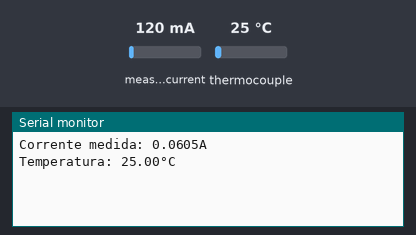
Bench run of a sketch on a simulated Arduino Uno, built with avr-gcc and run on an emulated ATmega328P. Parts: the last lines printed to the serial monitor. The inputs (shaded band) are chosen by the test bench; at power-on: measured current 120 mA, thermocouple 25 °C.

Above: at 1.7 s.
1.8 s: measured current set to 40 mA
At 2.15 s:
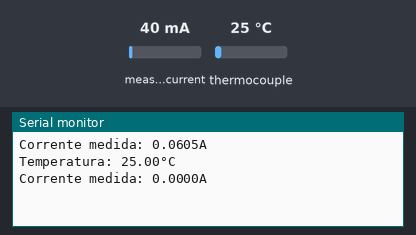
3.4 s: thermocouple set to 6 °C
At 4.1 s:
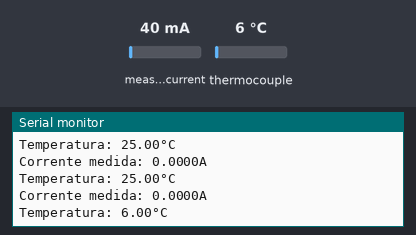
5.0 s: measured current set to 500 mA
At 6.4 s:
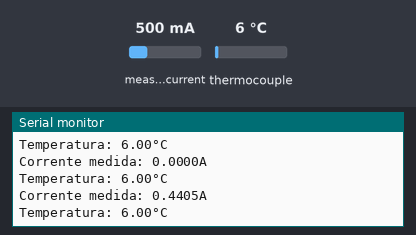
6.6 s: thermocouple set to 75 °C
At 7.6 s:
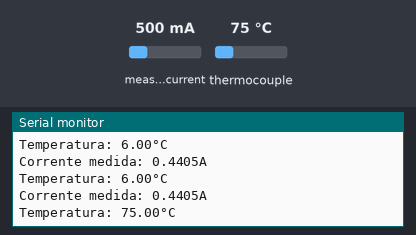
Timing chart, 0 to 9.2 s (numbered marks = the images above; inputs shaded):
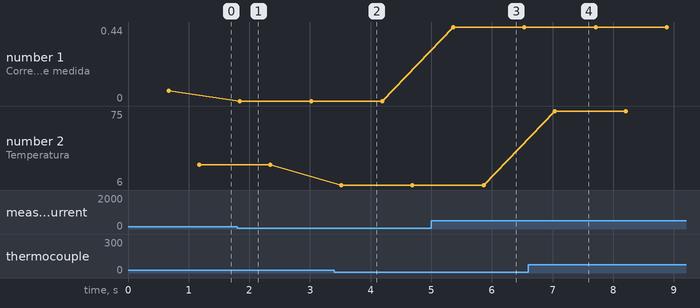

The sketch:

Sensores_V0.ino
```cpp
/*******************************************************************************
* Título: Sensores
* Versão: 0
* Data: 08/04/2024
* Descrição: Código que faz o arduino ler dois sensores ao mesmo tempo
*  - Sensor de corrente ACS712 - 5A
*  - Sensor de temperatura MAX6675
*******************************************************************************/
#include "EmonLib.h"
#include "max6675.h"

//Variáveis Sensor Corrente

#define CURRENT_CAL 18.40                       //VALOR DE CALIBRAÇÃO (DEVE SER AJUSTADO EM PARALELO COM UM MULTÍMETRO MEDINDO A CORRENTE DA CARGA)
const int pinoSensor = A2;                      //PINO ANALÓGICO EM QUE O SENSOR ESTÁ CONECTADO
float ruido = 0.0595;                           //RUÍDO PRODUZIDO NA SAÍDA DO SENSOR (DEVE SER AJUSTADO COM A CARGA DESLIGADA APÓS CARREGAMENTO DO CÓDIGO NO ARDUINO)

EnergyMonitor emon1;                            //CRIA UMA INSTÂNCIA

//Variáveis Sensor de Termopar

int ktcSO = 8;                                  //PINO DIGITAL (SO)
int ktcCS = 9;                                  //PINO DIGITAL (CS)
int ktcCLK = 10;                                //PINO DIGITAL (CLK / SCK)

MAX6675 ktc(ktcCLK, ktcCS, ktcSO);              //CRIA UMA INSTÂNCIA UTILIZANDO OS PINOS (CLK, CS, SO)

void setup(){
  Serial.begin(9600);                           //INICIALIZA A SERIAL
  emon1.current(pinoSensor, CURRENT_CAL);       //PASSA PARA A FUNÇÃO OS PARÂMETROS (PINO ANALÓGIO / VALOR DE CALIBRAÇÃO)
  delay(500);                                   //INTERVALO DE 500 MILISSEGUNDOS
}
void loop(){
  emon1.calcVI(17,100);                         //FUNÇÃO DE CÁLCULO (17 SEMICICLOS / TEMPO LIMITE PARA FAZER A MEDIÇÃO)
  double currentDraw = emon1.Irms;              //VARIÁVEL RECEBE O VALOR DE CORRENTE RMS OBTIDO
  currentDraw = currentDraw-ruido;              //VARIÁVEL RECEBE O VALOR RESULTANTE DA CORRENTE RMS MENOS O RUÍDO

  if(currentDraw < 0){                          //SE O VALOR DA VARIÁVEL FOR MENOR QUE 0, FAZ
      currentDraw = 0;                          //VARIÁVEL RECEBE 0
  }
    Serial.println("");
    Serial.print("Corrente medida: ");
    Serial.print(currentDraw,4);                //IMPRIME NA SERIAL O VALOR DE CORRENTE MEDIDA COM 4 CASAS DECIMAIS
    Serial.println("A");
    delay(500);
    Serial.print("Temperatura: ");
    Serial.print(ktc.readCelsius());            //IMPRIME NO MONITOR SERIAL A TEMPERATURA MEDIDA EM ºC
    Serial.println("°C");
    delay(500);                                 //INTERVALO DE 500 MILISSEGUNDOS
}
```

Measured:
- after the input at 1.8 s, the serial monitor: prints a new line after 0.05 s (image 1)
- after the input at 3.4 s, the serial monitor: prints a new line after 0.12 s (image 2)
- after the input at 5.0 s, the serial monitor: prints a new line after 0.36 s (image 3)
- after the input at 6.6 s, the serial monitor: prints a new line after 0.44 s (image 4)
- plotted number 1: 0.06 → 0 after the input at 1.8 s, 0 → 0.44 after the input at 5.0 s
- plotted number 2: 25 → 6 after the input at 3.4 s, 6 → 75 after the input at 6.6 s
